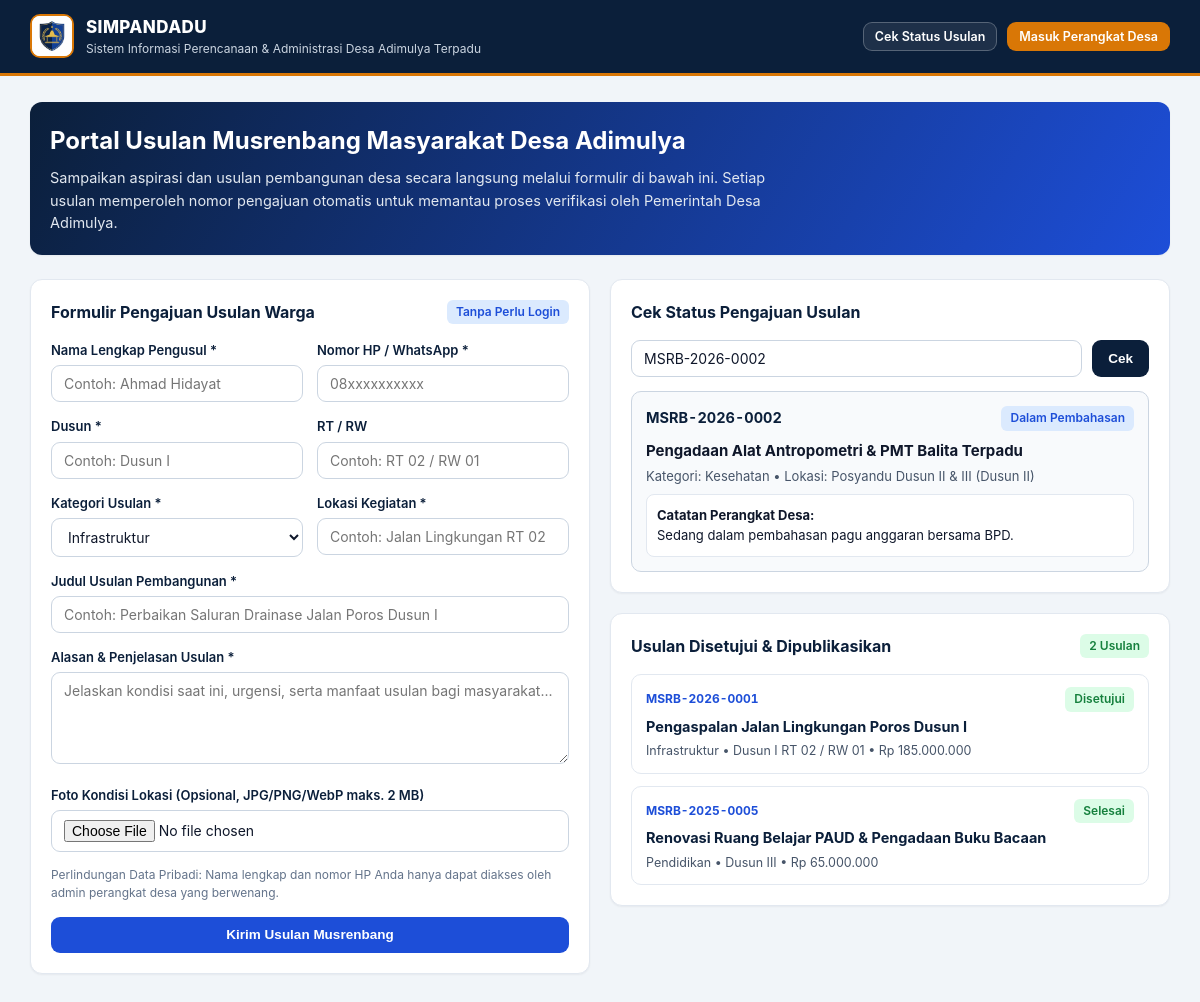
/index.php?cek=MSRB-2026-0002, run on the app's committed database.
### tables this page shows
CREATE TABLE IF NOT EXISTS `musrenbang_proposals` (
  `id` VARCHAR(64) NOT NULL PRIMARY KEY,
  `nomor_pengajuan` VARCHAR(40) NOT NULL UNIQUE,
  `sumber` ENUM('Warga','Admin') NOT NULL DEFAULT 'Warga',
  `nama_pengusul` VARCHAR(150) NOT NULL,
  `nomor_hp` VARCHAR(40) DEFAULT '',
  `dusun` VARCHAR(100) DEFAULT '',
  `rt_rw` VARCHAR(60) DEFAULT '',
  `judul_usulan` VARCHAR(220) NOT NULL,
  `kategori` ENUM('Infrastruktur','Pendidikan','Kesehatan','Ekonomi','Pertanian','Sarana dan Prasarana','Lingkungan') NOT NULL,
  `lokasi` VARCHAR(200) NOT NULL,
  `tanggal_pengajuan` DATE NOT NULL,
  `prioritas` ENUM('Tinggi','Sedang','Rendah') NOT NULL DEFAULT 'Sedang',
  `status` ENUM('Diajukan','Menunggu Verifikasi','Dalam Pembahasan','Disetujui','Ditolak','Selesai') NOT NULL DEFAULT 'Menunggu Verifikasi',
  `estimasi_anggaran` VARCHAR(100) DEFAULT 'Menunggu verifikasi RAB desa',
  `deskripsi` TEXT NOT NULL,
  `catatan_verifikasi` TEXT,
  `catatan_untuk_pengusul` TEXT,
  `foto_file` VARCHAR(255) DEFAULT NULL,
  `dipublikasikan` TINYINT(1) NOT NULL DEFAULT 0,
  `created_at` DATETIME NOT NULL DEFAULT CURRENT_TIMESTAMP,
  `updated_at` DATETIME NOT NULL DEFAULT CURRENT_TIMESTAMP ON UPDATE CURRENT_TIMESTAMP,
  INDEX `idx_proposals_status` (`status`),
  INDEX `idx_proposals_public` (`dipublikasikan`, `status`)
);

### includes/helpers.php (called while the page is built, shortened)
<?php
function e(?string $val): string
{
    return htmlspecialchars((string) ($val ?? ''), ENT_QUOTES | ENT_SUBSTITUTE, 'UTF-8');
}
function ensure_session_started(): void
{
    if (session_status() === PHP_SESSION_NONE) {
        $isHttps = (!empty($_SERVER['HTTPS']) && $_SERVER['HTTPS'] !== 'off')
            || (($_SERVER['HTTP_X_FORWARDED_PROTO'] ?? '') === 'https');
    }
}

### includes/auth.php (called while the page is built, shortened)
<?php
require_once __DIR__ . '/helpers.php';
function current_admin(): ?array
{
    if (empty($_SESSION['admin_username'])) {
        return null;
    }
    $admin = get_admin_by_username((string) $_SESSION['admin_username']);
    return $admin;
}

### index.php (the view, shortened to what this page needs)
<?php
require_once __DIR__ . '/includes/auth.php';
$db = get_db();
$categories = ['Infrastruktur', 'Pendidikan', 'Kesehatan', 'Ekonomi', 'Pertanian', 'Sarana dan Prasarana', 'Lingkungan'];
$lookupQuery = trim((string) ($_GET['cek'] ?? ''));
$lookupResult = null;
$lookupNotFound = false;
if ($lookupQuery !== '') {
    $stmt = $db->prepare(
        'SELECT nomor_pengajuan, judul_usulan, kategori, dusun, lokasi, tanggal_pengajuan, prioritas, status, deskripsi, catatan_untuk_pengusul, dipublikasikan, updated_at
         FROM musrenbang_proposals WHERE UPPER(nomor_pengajuan) = UPPER(?) LIMIT 1'
    );
    $stmt->execute([$lookupQuery]);
    $lookupResult = $stmt->fetch();
}
$publicProposals = $db->query(
    'SELECT nomor_pengajuan, judul_usulan, kategori, dusun, lokasi, tanggal_pengajuan, prioritas, status, estimasi_anggaran, deskripsi, catatan_untuk_pengusul
     FROM musrenbang_proposals
     WHERE dipublikasikan = 1
     ORDER BY updated_at DESC
     LIMIT 12'
)->fetchAll();
$isAdminLoggedIn = current_admin() !== null;
?>
<!DOCTYPE html>
<html lang="id">
<head>
  <link rel="stylesheet" href="assets/css/style.css">
</head>
<body>
  <header class="public-header">
    <div class="public-header-inner">
      <div style="display:flex;align-items:center;gap:12px;">
        <img src="assets/images/logo_desa_adimulya.jpg" alt="Lambang Desa Adimulya" style="width:44px;height:44px;border-radius:10px;object-fit:cover;border:2px solid #D97706;background:#fff;">
        <div>
          <div style="font-weight:800;font-size:17px;letter-spacing:0.4px;">SIMPANDADU</div>
          <div style="font-size:12px;color:#cbd5e1;">Sistem Informasi Perencanaan & Administrasi Desa Adimulya Terpadu</div>
        </div>
      </div>
      <div style="display:flex;gap:10px;align-items:center;">
        <a href="#cek-status" class="btn btn-outline btn-sm" style="background:rgba(255,255,255,0.08);border-color:rgba(255,255,255,0.25);color:#fff;">Cek Status Usulan</a>
        <?php if ($isAdminLoggedIn): ?>
          <a href="dashboard.php" class="btn btn-gold btn-sm">Buka Dashboard Admin</a>
        <?php else: ?>
          <a href="login.php" class="btn btn-gold btn-sm">Masuk Perangkat Desa</a>
        <?php endif; ?>
      </div>
    </div>
  </header>
  <main class="public-container">
    <div class="card" style="background:linear-gradient(120deg,#0B1F3A 0%,#1D4ED8 100%);color:#fff;margin-bottom:24px;border:none;">
      <h1 style="margin:0 0 8px;font-size:24px;">Portal Usulan Musrenbang Masyarakat Desa Adimulya</h1>
      <p style="margin:0;color:#e2e8f0;max-width:760px;">
        Sampaikan aspirasi dan usulan pembangunan desa secara langsung melalui formulir di bawah ini. Setiap usulan memperoleh nomor pengajuan otomatis untuk memantau proses verifikasi oleh Pemerintah Desa Adimulya.
      </p>
    </div>
    <div class="grid-2" style="align-items:start;">
      <section class="card">
        <div class="card-header">
          <h2 class="card-title">Formulir Pengajuan Usulan Warga</h2>
          <span class="badge badge-info">Tanpa Perlu Login</span>
        </div>
        <form method="post" action="index.php" enctype="multipart/form-data">
          <div class="form-grid">
            <div class="form-group">
              <label for="nama_pengusul">Nama Lengkap Pengusul *</label>
              <input type="text" id="nama_pengusul" name="nama_pengusul" class="form-control" required placeholder="Contoh: Ahmad Hidayat" value="<?= e($_POST['nama_pengusul'] ?? '') ?>">
            </div>
            <div class="form-group">
              <label for="nomor_hp">Nomor HP / WhatsApp *</label>
              <input type="text" id="nomor_hp" name="nomor_hp" class="form-control" required placeholder="08xxxxxxxxxx" value="<?= e($_POST['nomor_hp'] ?? '') ?>">
            </div>
          </div>
          <div class="form-grid">
            <div class="form-group">
              <label for="dusun">Dusun *</label>
              <input type="text" id="dusun" name="dusun" class="form-control" required placeholder="Contoh: Dusun I" value="<?= e($_POST['dusun'] ?? '') ?>">
            </div>
            <div class="form-group">
              <label for="rt_rw">RT / RW</label>
              <input type="text" id="rt_rw" name="rt_rw" class="form-control" placeholder="Contoh: RT 02 / RW 01" value="<?= e($_POST['rt_rw'] ?? '') ?>">
            </div>
          </div>
          <div class="form-grid">
            <div class="form-group">
              <label for="kategori">Kategori Usulan *</label>
              <select id="kategori" name="kategori" class="form-control" required>
                <?php foreach ($categories as $cat): ?>
                  <option value="<?= e($cat) ?>" <?= (($_POST['kategori'] ?? '') === $cat) ? 'selected' : '' ?>><?= e($cat) ?></option>
                <?php endforeach; ?>
              </select>
            </div>
            <div class="form-group">
              <label for="lokasi">Lokasi Kegiatan *</label>
              <input type="text" id="lokasi" name="lokasi" class="form-control" required placeholder="Contoh: Jalan Lingkungan RT 02" value="<?= e($_POST['lokasi'] ?? '') ?>">
            </div>
          </div>
          <div class="form-group">
            <label for="judul_usulan">Judul Usulan Pembangunan *</label>
            <input type="text" id="judul_usulan" name="judul_usulan" class="form-control" required placeholder="Contoh: Perbaikan Saluran Drainase Jalan Poros Dusun I" value="<?= e($_POST['judul_usulan'] ?? '') ?>">
          </div>
          <div class="form-group">
            <label for="deskripsi">Alasan & Penjelasan Usulan *</label>
            <textarea id="deskripsi" name="deskripsi" class="form-control" required placeholder="Jelaskan kondisi saat ini, urgensi, serta manfaat usulan bagi masyarakat..."><?= e($_POST['deskripsi'] ?? '') ?></textarea>
          </div>
          <div class="form-group">
            <label for="foto_lokasi">Foto Kondisi Lokasi (Opsional, JPG/PNG/WebP maks. 2 MB)</label>
            <input type="file" id="foto_lokasi" name="foto_lokasi" class="form-control" accept="image/jpeg,image/png,image/webp">
          </div>
          <p style="font-size:12px;color:#64748b;margin:0 0 14px;">
            Perlindungan Data Pribadi: Nama lengkap dan nomor HP Anda hanya dapat diakses oleh admin perangkat desa yang berwenang.
          </p>
          <button type="submit" class="btn btn-primary" style="width:100%;">Kirim Usulan Musrenbang</button>
        </form>
      </section>
      <div style="display:flex;flex-direction:column;gap:20px;">
        <section id="cek-status" class="card">
          <div class="card-header">
            <h2 class="card-title">Cek Status Pengajuan Usulan</h2>
          </div>
          <form method="get" action="index.php#cek-status" style="display:flex;gap:10px;margin-bottom:14px;">
            <input type="text" name="cek" class="form-control" placeholder="Masukkan Nomor Pengajuan (mis. MSRB-2026-0001)" value="<?= e($lookupQuery) ?>" required>
            <button type="submit" class="btn btn-navy">Cek</button>
          </form>
          <?php if ($lookupResult): ?>
            <div style="background:#f8fafc;border:1px solid #cbd5e1;border-radius:10px;padding:14px;">
              <div style="display:flex;justify-content:space-between;align-items:center;gap:8px;margin-bottom:8px;">
                <strong class="tabular-nums" style="color:#0b1f3a;"><?= e($lookupResult['nomor_pengajuan']) ?></strong>
                <span class="badge badge-info"><?= e($lookupResult['status']) ?></span>
              </div>
              <div style="font-weight:700;font-size:15px;margin-bottom:4px;"><?= e($lookupResult['judul_usulan']) ?></div>
              <div style="font-size:13px;color:#475569;margin-bottom:8px;">
                Kategori: <?= e($lookupResult['kategori']) ?> &bull; Lokasi: <?= e($lookupResult['lokasi']) ?> (<?= e($lookupResult['dusun']) ?>)
              </div>
              <?php if (!empty($lookupResult['catatan_untuk_pengusul'])): ?>
                <div style="font-size:13px;background:#fff;border:1px solid #e2e8f0;border-radius:8px;padding:10px;">
                  <strong>Catatan Perangkat Desa:</strong><br><?= e($lookupResult['catatan_untuk_pengusul']) ?>
                </div>
              <?php endif; ?>
            </div>
          <?php elseif ($lookupNotFound): ?>
            <div class="alert alert-warning" style="margin-bottom:0;">Nomor pengajuan <strong><?= e($lookupQuery) ?></strong> tidak ditemukan.</div>
          <?php else: ?>
            <p style="font-size:13px;color:#64748b;margin:0;">Masukkan nomor pengajuan untuk melihat status verifikasi dan catatan tindak lanjut dari Balai Desa.</p>
          <?php endif; ?>
        </section>
        <section class="card">
          <div class="card-header">
            <h2 class="card-title">Usulan Disetujui & Dipublikasikan</h2>
            <span class="badge badge-success"><?= count($publicProposals) ?> Usulan</span>
          </div>
          <?php if (empty($publicProposals)): ?>
            <p style="font-size:13.5px;color:#64748b;margin:0;">Belum ada usulan yang dipublikasikan ke halaman publik.</p>
          <?php else: ?>
            <div style="display:flex;flex-direction:column;gap:12px;">
              <?php foreach ($publicProposals as $pub): ?>
                <div style="border:1px solid #e2e8f0;border-radius:10px;padding:12px 14px;">
                  <div style="display:flex;justify-content:space-between;gap:8px;align-items:center;margin-bottom:4px;">
                    <span style="font-size:12px;font-weight:700;color:#1d4ed8;" class="tabular-nums"><?= e($pub['nomor_pengajuan']) ?></span>
                    <span class="badge badge-success"><?= e($pub['status']) ?></span>
                  </div>
                  <div style="font-weight:700;color:#0b1f3a;margin-bottom:3px;"><?= e($pub['judul_usulan']) ?></div>
                  <div style="font-size:12.5px;color:#475569;"><?= e($pub['kategori']) ?> &bull; <?= e($pub['lokasi']) ?> &bull; <?= e($pub['estimasi_anggaran']) ?></div>
                </div>
              <?php endforeach; ?>
            </div>
          <?php endif; ?>
        </section>
      </div>
    </div>
  </main>
</body>
</html>

### assets/css/style.css (style rules this page uses)
:root { --navy: #0b1f3a; --navy-deep: #071529; --royal: #1d4ed8; --royal-hover: #1e40af; --gold: #d97706; --gold-soft: #fef3c7; --bg: #f1f5f9; --surface: #ffffff; --border: #e2e8f0; --border-strong: #cbd5e1; --text: #0f172a; --text-muted: #475569; --text-subtle: #64748b; --success: #15803d; --success-bg: #dcfce7; --warning: #b45309; --warning-bg: #fef3c7; --danger: #b91c1c; --danger-bg: #fee2e2; --info: #1d4ed8; --info-bg: #dbeafe; --radius: 12px; --shadow-sm: 0 1px 2px rgba(15, 23, 42, 0.05); --shadow-md: 0 4px 14px rgba(11, 31, 58, 0.08); }
*, *::before, *::after { box-sizing: border-box; }
html, body { margin: 0; padding: 0; font-family: 'Inter', 'Segoe UI', system-ui, -apple-system, sans-serif; font-size: 14.5px; line-height: 1.55; color: var(--text); background: var(--bg); -webkit-font-smoothing: antialiased; }
a { color: var(--royal); text-decoration: none; }
.tabular-nums { font-variant-numeric: tabular-nums; }
.card { background: var(--surface); border: 1px solid var(--border); border-radius: var(--radius); box-shadow: var(--shadow-sm); padding: 20px; }
.card-header { display: flex; align-items: center; justify-content: space-between; gap: 12px; margin-bottom: 16px; flex-wrap: wrap; }
.card-title { margin: 0; font-size: 16px; font-weight: 700; color: var(--navy); }
.grid-2 { display: grid; grid-template-columns: repeat(2, minmax(0, 1fr)); gap: 20px; }
.btn { display: inline-flex; align-items: center; justify-content: center; gap: 7px; padding: 9px 15px; border-radius: 9px; font-size: 13.5px; font-weight: 600; cursor: pointer; border: 1px solid transparent; transition: background 0.15s ease, border-color 0.15s ease, color 0.15s ease; text-decoration: none; line-height: 1.2; }
.btn-primary { background: var(--royal); color: #ffffff; }
.btn-navy { background: var(--navy); color: #ffffff; }
.btn-gold { background: var(--gold); color: #ffffff; }
.btn-outline { background: var(--surface); border-color: var(--border-strong); color: var(--navy); }
.btn-sm { padding: 6px 11px; font-size: 12.5px; }
.form-grid { display: grid; grid-template-columns: repeat(2, minmax(0, 1fr)); gap: 14px; }
.form-group { margin-bottom: 14px; }
.form-group label { display: block; font-size: 13px; font-weight: 600; color: var(--navy); margin-bottom: 5px; }
.form-control { width: 100%; padding: 9px 12px; border: 1px solid var(--border-strong); border-radius: 9px; font-size: 14px; font-family: inherit; color: var(--text); background: #ffffff; transition: border-color 0.15s ease, box-shadow 0.15s ease; }
textarea.form-control { min-height: 92px; resize: vertical; }
.badge { display: inline-block; padding: 3px 9px; border-radius: 6px; font-size: 12px; font-weight: 600; white-space: nowrap; }
.badge-success { background: var(--success-bg); color: var(--success); }
.badge-info { background: var(--info-bg); color: var(--info); }
.public-header { background: var(--navy); color: #ffffff; border-bottom: 3px solid var(--gold); }
.public-header-inner { max-width: 1180px; margin: 0 auto; padding: 14px 20px; display: flex; align-items: center; justify-content: space-between; gap: 16px; flex-wrap: wrap; }
.public-container { max-width: 1180px; margin: 0 auto; padding: 26px 20px 54px; }

### data on the page
musrenbang_proposals: nomor_pengajuan "MSRB-2026-0002", status "Dalam Pembahasan", judul_usulan "Pengadaan Alat Antropometri & PMT Balita Terpadu", kategori "Kesehatan", lokasi "Posyandu Dusun II & III", dusun "Dusun II", catatan_untuk_pengusul "Sedang dalam pembahasan pagu anggaran bersama BPD."
musrenbang_proposals: nomor_pengajuan "MSRB-2026-0001", status "Disetujui", judul_usulan "Pengaspalan Jalan Lingkungan Poros Dusun I", kategori "Infrastruktur", lokasi "Dusun I RT 02 / RW 01", estimasi_anggaran "Rp 185.000.000"
musrenbang_proposals: nomor_pengajuan "MSRB-2025-0005", status "Selesai", judul_usulan "Renovasi Ruang Belajar PAUD & Pengadaan Buku Bacaan", kategori "Pendidikan", lokasi "Dusun III", estimasi_anggaran "Rp 65.000.000"

### other printed values
count($publicProposals) "2"
form field kategori "Infrastruktur"
